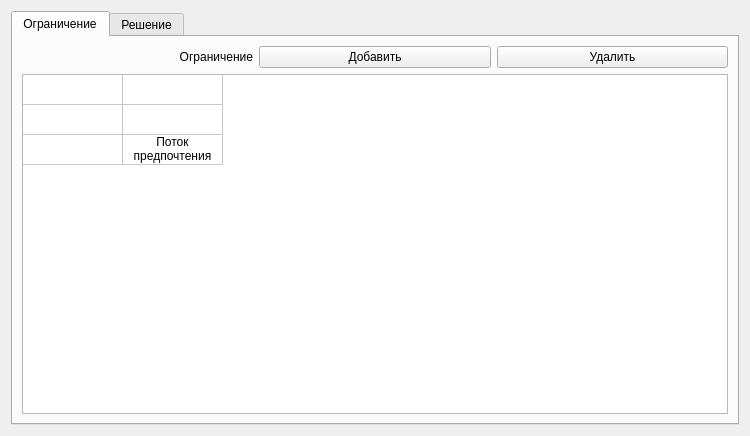
<?xml version="1.0" encoding="UTF-8"?>
<ui version="4.0">
 <class>PrometheeV</class>
 <widget class="QWidget" name="PrometheeV">
  <property name="geometry">
   <rect>
    <x>0</x>
    <y>0</y>
    <width>750</width>
    <height>436</height>
   </rect>
  </property>
  <property name="windowTitle">
   <string>Form</string>
  </property>
  <layout class="QGridLayout" name="gridLayout">
   <item row="0" column="0">
    <widget class="QTabWidget" name="tabWidget">
     <property name="currentIndex">
      <number>0</number>
     </property>
     <widget class="QWidget" name="tab">
      <attribute name="title">
       <string>Ограничение</string>
      </attribute>
      <layout class="QGridLayout" name="gridLayout_2">
       <item row="1" column="1">
        <widget class="QPushButton" name="pushButtonAddConstraint">
         <property name="text">
          <string>Добавить</string>
         </property>
        </widget>
       </item>
       <item row="1" column="0">
        <widget class="QLabel" name="label">
         <property name="text">
          <string>Ограничение</string>
         </property>
         <property name="alignment">
          <set>Qt::AlignRight|Qt::AlignTrailing|Qt::AlignVCenter</set>
         </property>
        </widget>
       </item>
       <item row="1" column="2">
        <widget class="QPushButton" name="pushButtonDeleteConstraint">
         <property name="text">
          <string>Удалить</string>
         </property>
        </widget>
       </item>
       <item row="2" column="0" rowspan="2" colspan="3">
        <widget class="QTableWidget" name="tableWidget">
         <property name="showGrid">
          <bool>true</bool>
         </property>
         <attribute name="horizontalHeaderVisible">
          <bool>false</bool>
         </attribute>
         <attribute name="verticalHeaderVisible">
          <bool>false</bool>
         </attribute>
         <row>
          <property name="text">
           <string>New Row</string>
          </property>
         </row>
         <row>
          <property name="text">
           <string>New Row</string>
          </property>
         </row>
         <row>
          <property name="text">
           <string>New Row</string>
          </property>
         </row>
         <column>
          <property name="text">
           <string>New Column</string>
          </property>
         </column>
         <column>
          <property name="text">
           <string>New Column</string>
          </property>
         </column>
         <item row="1" column="0">
          <property name="text">
           <string/>
          </property>
          <property name="textAlignment">
           <set>AlignCenter</set>
          </property>
         </item>
         <item row="1" column="1">
          <property name="text">
           <string/>
          </property>
          <property name="textAlignment">
           <set>AlignCenter</set>
          </property>
         </item>
         <item row="2" column="1">
          <property name="text">
           <string>Поток предпочтения</string>
          </property>
          <property name="textAlignment">
           <set>AlignCenter</set>
          </property>
         </item>
        </widget>
       </item>
      </layout>
     </widget>
     <widget class="QWidget" name="tab_2">
      <attribute name="title">
       <string>Решение</string>
      </attribute>
      <widget class="QTableWidget" name="tableWidget_2">
       <property name="geometry">
        <rect>
         <x>10</x>
         <y>10</y>
         <width>331</width>
         <height>371</height>
        </rect>
       </property>
       <attribute name="horizontalHeaderVisible">
        <bool>false</bool>
       </attribute>
       <attribute name="verticalHeaderVisible">
        <bool>false</bool>
       </attribute>
       <row>
        <property name="text">
         <string>New Row</string>
        </property>
       </row>
       <row>
        <property name="text">
         <string>New Row</string>
        </property>
       </row>
       <column>
        <property name="text">
         <string>New Column</string>
        </property>
       </column>
       <column>
        <property name="text">
         <string>New Column</string>
        </property>
       </column>
       <column>
        <property name="text">
         <string>New Column</string>
        </property>
       </column>
       <item row="0" column="0">
        <property name="text">
         <string>Альтернативы</string>
        </property>
       </item>
       <item row="0" column="1">
        <property name="text">
         <string>Поток предпочтения</string>
        </property>
       </item>
       <item row="0" column="2">
        <property name="text">
         <string>Оптимально</string>
        </property>
       </item>
       <item row="1" column="1">
        <property name="text">
         <string>Всего:</string>
        </property>
       </item>
      </widget>
      <widget class="QTableWidget" name="tableWidget_3">
       <property name="geometry">
        <rect>
         <x>340</x>
         <y>10</y>
         <width>381</width>
         <height>371</height>
        </rect>
       </property>
       <attribute name="horizontalHeaderVisible">
        <bool>false</bool>
       </attribute>
       <attribute name="verticalHeaderVisible">
        <bool>false</bool>
       </attribute>
       <row>
        <property name="text">
         <string>New Row</string>
        </property>
       </row>
       <column>
        <property name="text">
         <string>New Column</string>
        </property>
       </column>
       <column>
        <property name="text">
         <string>New Column</string>
        </property>
       </column>
       <column>
        <property name="text">
         <string>New Column</string>
        </property>
       </column>
       <column>
        <property name="text">
         <string>New Column</string>
        </property>
       </column>
       <item row="0" column="0">
        <property name="text">
         <string>Ограничения</string>
        </property>
       </item>
       <item row="0" column="1">
        <property name="text">
         <string>LHS</string>
        </property>
       </item>
       <item row="0" column="3">
        <property name="text">
         <string>RHS</string>
        </property>
       </item>
      </widget>
     </widget>
    </widget>
   </item>
  </layout>
 </widget>
 <resources/>
 <connections/>
</ui>
